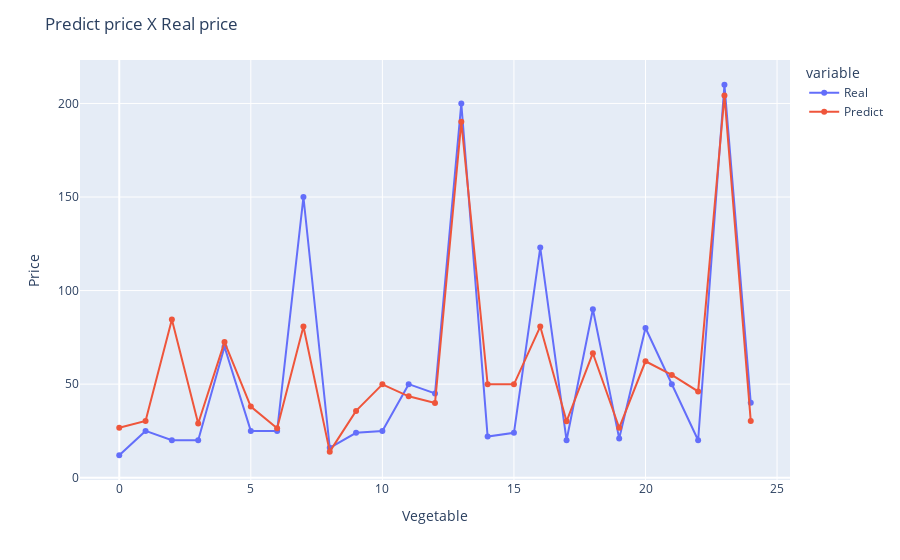

Notebook cell for this chart:
### Code cell
pred_df = pd.DataFrame({
    "Real": y_scaler.inverse_transform(y_test).reshape(-1, 1).ravel(),
    "Predict": y_scaler.inverse_transform(pred).reshape(-1, 1).ravel()
})

fig = px.line(pred_df,
        markers=True)

fig.update_layout(
    xaxis_title="Vegetable",
    yaxis_title="Price",
    title="Predict price X Real price"
)

fig

### Figure 1 — Plotly figure (JSON) as saved in the notebook; plotly's stock layout.template omitted (floating-point values rounded to 4 significant figures)
{"data": [{"hovertemplate": "variable=Real<br>index=%{x}<br>value=%{y}<extra></extra>", "legendgroup": "Real", "line": {"color": "#636efa", "dash": "solid"}, "marker": {"symbol": "circle"}, "mode": "lines+markers", "name": "Real", "orientation": "v", "showlegend": true, "type": "scatter", "x": [0, 1, 2, 3, 4, 5, 6, 7, 8, 9, 10, 11, 12, 13, 14, 15, 16, 17, 18, 19, 20, 21, 22, 23, 24], "xaxis": "x", "y": [12.0, 25.0, 20.0, 20.0, 70.0, 25.0, 25.0, 150.0, 16.0, 24.0, 25.0, 50.0, 45.0, 200.0, 22.0, 24.0, 123.0, 20.0, 90.0, 21.0, 80.0, 50.0, 20.0, 210.0, 40.0], "yaxis": "y"}, {"hovertemplate": "variable=Predict<br>index=%{x}<br>value=%{y}<extra></extra>", "legendgroup": "Predict", "line": {"color": "#EF553B", "dash": "solid"}, "marker": {"symbol": "circle"}, "mode": "lines+markers", "name": "Predict", "orientation": "v", "showlegend": true, "type": "scatter", "x": [0, 1, 2, 3, 4, 5, 6, 7, 8, 9, 10, 11, 12, 13, 14, 15, 16, 17, 18, 19, 20, 21, 22, 23, 24], "xaxis": "x", "y": [26.69, 30.37, 84.52, 28.94, 72.47, 38.02, 26.37, 80.78, 13.93, 35.7, 49.9, 43.5, 39.92, 190.2, 49.9, 49.9, 80.78, 30.13, 66.53, 26.69, 62.23, 54.95, 46.1, 204.3, 30.34], "yaxis": "y"}], "layout": {"legend": {"title": {"text": "variable"}, "tracegroupgap": 0}, "margin": {"t": 60}, "title": {"text": "Predict price X Real price"}, "xaxis": {"anchor": "y", "domain": [0, 1], "title": {"text": "Vegetable"}}, "yaxis": {"anchor": "x", "domain": [0, 1], "title": {"text": "Price"}}}}
